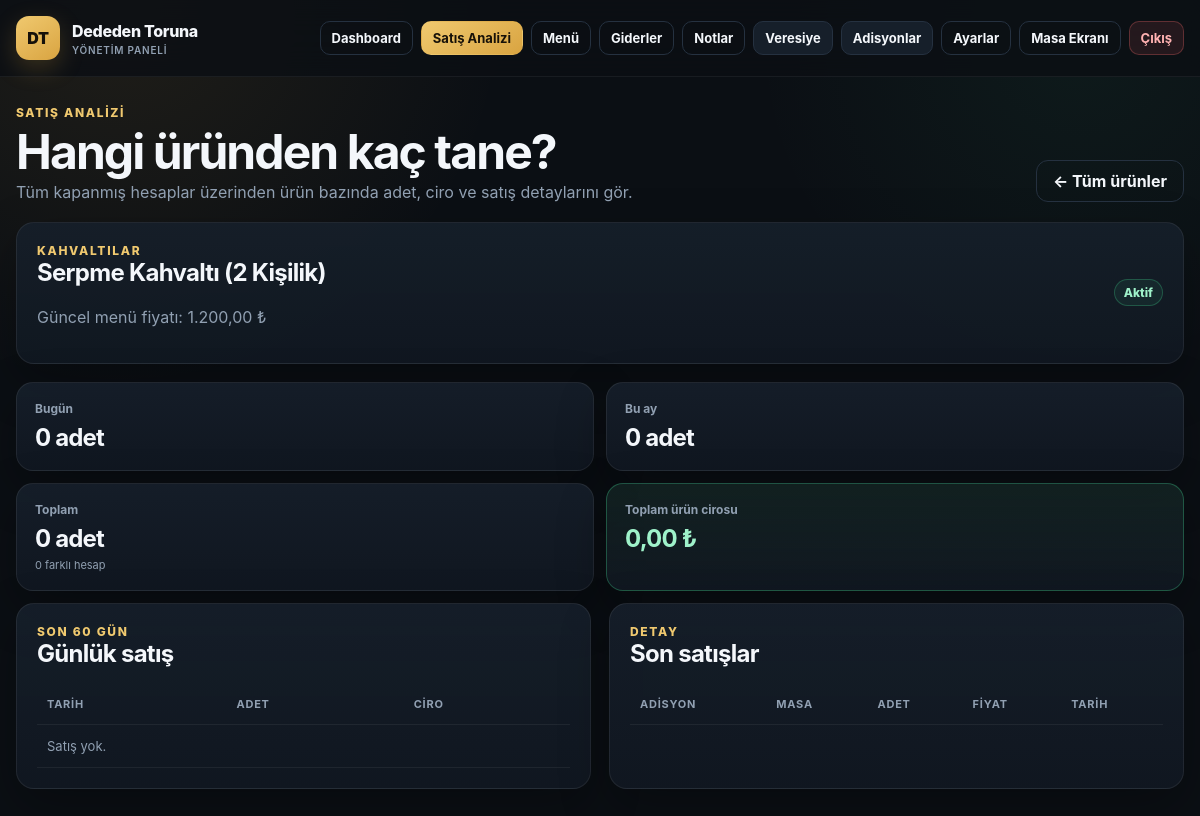
Screenshot of /admin/product_stats.php?product_id=1 (signed in) with the database file from the repository.
### tables this page shows
CREATE TABLE IF NOT EXISTS products (
    id INT UNSIGNED AUTO_INCREMENT PRIMARY KEY,
    category_id INT UNSIGNED NOT NULL,
    name VARCHAR(160) NOT NULL,
    description TEXT NULL,
    price DECIMAL(10,2) NOT NULL DEFAULT 0.00,
    is_active TINYINT(1) NOT NULL DEFAULT 1,
    created_at TIMESTAMP DEFAULT CURRENT_TIMESTAMP,
    updated_at TIMESTAMP DEFAULT CURRENT_TIMESTAMP ON UPDATE CURRENT_TIMESTAMP,
    CONSTRAINT fk_products_category FOREIGN KEY (category_id) REFERENCES categories(id)
        ON UPDATE CASCADE ON DELETE RESTRICT,
    INDEX idx_products_category (category_id),
    INDEX idx_products_active (is_active),
    INDEX idx_products_price (category_id, price, name)
);

CREATE TABLE IF NOT EXISTS categories (
    id INT UNSIGNED AUTO_INCREMENT PRIMARY KEY,
    name VARCHAR(120) NOT NULL UNIQUE,
    sort_order INT NOT NULL DEFAULT 0,
    created_at TIMESTAMP DEFAULT CURRENT_TIMESTAMP
);

### helpers.php (called while the page is built, shortened)
<?php
function e(string $value): string
{
    return htmlspecialchars($value, ENT_QUOTES, 'UTF-8');
}
function money(float $value): string
{
    return number_format($value, 2, ',', '.') . ' ₺';
}

### admin/product_stats.php (the view, shortened to what this page needs)
<?php
require __DIR__ . '/../config.php';require __DIR__ . '/../helpers.php';require_admin();$profile=business_profile($pdo);$productId=filter_input(INPUT_GET,'product_id',FILTER_VALIDATE_INT);
$detail=null;$recent=[];$daily=[];$summary=null;if($productId){$stmt=$pdo->prepare('SELECT p.*,c.name category_name FROM products p JOIN categories c ON c.id=p.category_id WHERE p.id=?');$stmt->execute([$productId]);$detail=$stmt->fetch();if($detail){$stmt=$pdo->prepare("SELECT COALESCE(SUM(oi.quantity),0) qty,COALESCE(SUM(oi.unit_price*oi.quantity),0) revenue,COUNT(DISTINCT o.id) bills,
COALESCE(SUM(CASE WHEN DATE(o.closed_at)=CURDATE() THEN oi.quantity ELSE 0 END),0) today_qty,
COALESCE(SUM(CASE WHEN YEAR(o.closed_at)=YEAR(CURDATE()) AND MONTH(o.closed_at)=MONTH(CURDATE()) THEN oi.quantity ELSE 0 END),0) month_qty
FROM order_items oi JOIN orders o ON o.id=oi.order_id WHERE oi.product_id=? AND o.status='paid'");$stmt->execute([$productId]);$summary=$stmt->fetch();$stmt=$pdo->prepare("SELECT DATE(o.closed_at) sale_date,SUM(oi.quantity) qty,SUM(oi.unit_price*oi.quantity) revenue FROM order_items oi JOIN orders o ON o.id=oi.order_id WHERE oi.product_id=? AND o.status='paid' AND o.closed_at>=DATE_SUB(CURDATE(),INTERVAL 60 DAY) GROUP BY DATE(o.closed_at) ORDER BY sale_date DESC");$stmt->execute([$productId]);$daily=$stmt->fetchAll();$stmt=$pdo->prepare("SELECT o.id order_id,t.table_no,oi.quantity,oi.unit_price,(oi.unit_price*oi.quantity) line_total,o.closed_at FROM order_items oi JOIN orders o ON o.id=oi.order_id JOIN cafe_tables t ON t.id=o.table_id WHERE oi.product_id=? AND o.status='paid' ORDER BY o.closed_at DESC LIMIT 40");$stmt->execute([$productId]);$recent=$stmt->fetchAll();}}
$activePage='stats';$pageTitle='Ürün Satış Analizi';require __DIR__ . '/_top.php';
?>
<section class="admin-heading"><div><div class="eyebrow">Satış Analizi</div><h1 class="admin-title">Hangi üründen kaç tane?</h1><p class="muted">Tüm kapanmış hesaplar üzerinden ürün bazında adet, ciro ve satış detaylarını gör.</p></div><?php if($detail):?><a class="btn btn-ghost" href="product_stats.php">← Tüm ürünler</a><?php endif;?></section>
<?php if($detail&&$summary):?><section class="panel product-detail-hero"><div><div class="eyebrow"><?= e($detail['category_name']) ?></div><h2><?= e($detail['name']) ?></h2><p class="muted">Güncel menü fiyatı: <?= money((float)$detail['price']) ?></p></div><span class="badge <?= (int)$detail['is_active']?'success':'' ?>"><?= (int)$detail['is_active']?'Aktif':'Pasif' ?></span></section><section class="finance-grid compact"><article class="finance-card"><span>Bugün</span><strong><?= (int)$summary['today_qty'] ?> adet</strong></article><article class="finance-card"><span>Bu ay</span><strong><?= (int)$summary['month_qty'] ?> adet</strong></article><article class="finance-card"><span>Toplam</span><strong><?= (int)$summary['qty'] ?> adet</strong><small><?= (int)$summary['bills'] ?> farklı hesap</small></article><article class="finance-card highlight"><span>Toplam ürün cirosu</span><strong><?= money((float)$summary['revenue']) ?></strong></article></section><section class="dashboard-grid"><div class="panel"><div class="panel-title"><div><div class="eyebrow">Son 60 Gün</div><h2>Günlük satış</h2></div></div><div class="table-wrap"><table class="data-table"><thead><tr><th>Tarih</th><th>Adet</th><th>Ciro</th></tr></thead><tbody><?php if(!$daily):?><tr><td colspan="3" class="muted">Satış yok.</td></tr><?php endif;?></tbody></table></div></div><div class="panel"><div class="panel-title"><div><div class="eyebrow">Detay</div><h2>Son satışlar</h2></div></div><div class="table-wrap"><table class="data-table"><thead><tr><th>Adisyon</th><th>Masa</th><th>Adet</th><th>Fiyat</th><th>Tarih</th></tr></thead></table></div></div></section><?php endif;?>
<?php require __DIR__ . '/_bottom.php'; ?>

### assets/style.css (style rules this page uses)
:root { --bg:#0b0f14; --panel:#111821; --panel-2:#161f2a; --line:#253140; --text:#f4f7fb; --muted:#91a0b2; --accent:#d9a441; --accent-2:#f0c96f; --success:#3ecf8e; --danger:#ff6b6b; --warning:#ffbf69; --shadow:0 18px 50px rgba(0,0,0,.28); --radius:18px; }
* { box-sizing:border-box }
html { scroll-behavior:smooth }
body { margin:0;font-family:Inter,ui-sans-serif,system-ui,-apple-system,BlinkMacSystemFont,"Segoe UI",sans-serif;color:var(--text);background:radial-gradient(circle at 10% 0%,rgba(217,164,65,.10),transparent 28%),radial-gradient(circle at 90% 5%,rgba(62,207,142,.06),transparent 24%),var(--bg);min-height:100vh }
a { color:inherit;text-decoration:none }
.btn { border:1px solid var(--line);border-radius:12px;min-height:42px;padding:0 16px;display:inline-flex;align-items:center;justify-content:center;gap:8px;background:var(--panel-2);color:var(--text);font-weight:750;transition:.18s ease }
.btn-ghost { background:transparent }
.hero-card,.stat-card,.panel,.table-card,.product-card,.receipt,.login-card,.finance-card { border:1px solid rgba(255,255,255,.07);background:linear-gradient(180deg,rgba(22,31,42,.93),rgba(17,24,33,.94));box-shadow:var(--shadow) }
.eyebrow { color:var(--accent-2);font-weight:800;text-transform:uppercase;letter-spacing:.14em;font-size:12px }
h1,h2,h3,p { margin-top:0 }
h1 { font-size:clamp(34px,5vw,62px);line-height:.98;letter-spacing:-.05em;margin:14px 0 18px;max-width:900px }
h2 { font-size:24px;letter-spacing:-.03em }
.panel { border-radius:18px;padding:20px }
.panel-title { display:flex;justify-content:space-between;align-items:center;gap:12px;margin-bottom:16px }
.panel-title h2,.panel-title h3 { margin:0 }
.muted { color:var(--muted) }
.data-table { width:100%;border-collapse:collapse }
.data-table th,.data-table td { text-align:left;padding:13px 10px;border-bottom:1px solid rgba(255,255,255,.06);vertical-align:middle }
.data-table th { color:var(--muted);font-size:11px;text-transform:uppercase;letter-spacing:.07em;white-space:nowrap }
.data-table td { font-size:13px }
.table-wrap { overflow:auto }
.badge { display:inline-flex;align-items:center;min-height:27px;padding:0 9px;border-radius:999px;font-size:12px;font-weight:800;border:1px solid var(--line);color:#cbd5e1;white-space:nowrap }
.badge.success { color:#9ff2ca;border-color:rgba(62,207,142,.28);background:rgba(62,207,142,.08) }
.admin-heading { display:flex;justify-content:space-between;align-items:end;gap:18px;margin-bottom:20px }
.admin-title { font-size:clamp(32px,5vw,48px);margin:8px 0 6px;line-height:1;letter-spacing:-.04em }
.admin-heading p { margin:0 }
.finance-grid { display:grid;grid-template-columns:repeat(5,minmax(0,1fr));gap:12px;margin:0 0 18px }
.finance-grid.compact { grid-template-columns:repeat(4,minmax(0,1fr));margin:0 0 12px }
.finance-card { border-radius:17px;padding:18px;min-width:0 }
.finance-card span { display:block;color:var(--muted);font-size:12px;font-weight:750 }
.finance-card strong { display:block;font-size:24px;letter-spacing:-.035em;margin-top:7px;white-space:nowrap }
.finance-card small { display:block;color:var(--muted);font-size:11px;margin-top:5px }
.finance-card.highlight { border-color:rgba(62,207,142,.32);background:linear-gradient(180deg,rgba(32,65,57,.38),rgba(17,24,33,.96)) }
.finance-card.highlight strong { color:#9ff2ca }
.dashboard-grid { display:grid;grid-template-columns:1fr 1fr;gap:18px;margin-bottom:18px }
.admin-page>.panel { margin-bottom:18px }
@media (max-width:1250px) { .finance-grid { grid-template-columns:repeat(3,1fr) } }
.product-detail-hero { display:flex;justify-content:space-between;align-items:center }
@media (max-width:1200px) { .finance-grid { grid-template-columns:repeat(3,minmax(0,1fr)) } }
@media (max-width:1200px) { .finance-grid.compact { grid-template-columns:repeat(2,minmax(0,1fr)) } }
.btn,.table-card,.quick-op,.quick-op-button,.product-card,.category-tab,.qty-btn,.mini-action,.add-btn,.dialog-close,.fullscreen-toggle,.payment-options label,.split-controls button,.quick-discounts button,.mobile-receipt-jump { -webkit-tap-highlight-color:transparent; touch-action:manipulation; }

### rows the page displays
products: category.name "KAHVALTILAR", name "Serpme Kahvaltı (2 Kişilik)", price "1.200,00 ₺"

### other values shown
business_initials($name) "DT"
$name "Dededen Toruna"
$summary['today_qty'] "0"
$summary['month_qty'] "0"
$summary['qty'] "0"
$summary['bills'] "0"
money((float)$summary['revenue']) "0,00 ₺"
